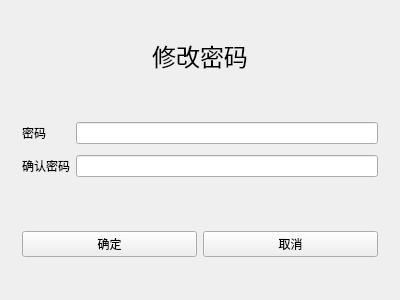
<?xml version="1.0" encoding="UTF-8"?>
<ui version="4.0">
 <class>updatemycode</class>
 <widget class="QWidget" name="updatemycode">
  <property name="geometry">
   <rect>
    <x>0</x>
    <y>0</y>
    <width>400</width>
    <height>300</height>
   </rect>
  </property>
  <property name="windowTitle">
   <string>updatemycode</string>
  </property>
  <layout class="QGridLayout" name="gridLayout_2">
   <item row="0" column="0">
    <widget class="QLabel" name="label">
     <property name="font">
      <font>
       <pointsize>18</pointsize>
      </font>
     </property>
     <property name="text">
      <string>修改密码</string>
     </property>
     <property name="alignment">
      <set>Qt::AlignCenter</set>
     </property>
    </widget>
   </item>
   <item row="1" column="0">
    <widget class="QWidget" name="widget" native="true">
     <layout class="QGridLayout" name="gridLayout">
      <item row="1" column="1">
       <widget class="QLineEdit" name="lineEdit_password2"/>
      </item>
      <item row="0" column="1">
       <widget class="QLineEdit" name="lineEdit_password"/>
      </item>
      <item row="1" column="0">
       <widget class="QLabel" name="label_4">
        <property name="text">
         <string>确认密码</string>
        </property>
       </widget>
      </item>
      <item row="0" column="0">
       <widget class="QLabel" name="label_3">
        <property name="text">
         <string>密码</string>
        </property>
       </widget>
      </item>
     </layout>
    </widget>
   </item>
   <item row="2" column="0">
    <widget class="QWidget" name="widget_2" native="true">
     <layout class="QHBoxLayout" name="horizontalLayout">
      <item>
       <widget class="QPushButton" name="pushButton">
        <property name="text">
         <string>确定</string>
        </property>
       </widget>
      </item>
      <item>
       <widget class="QPushButton" name="pushButton_2">
        <property name="text">
         <string>取消</string>
        </property>
       </widget>
      </item>
     </layout>
    </widget>
   </item>
  </layout>
 </widget>
 <layoutdefault spacing="6" margin="11"/>
 <resources/>
 <connections/>
</ui>
